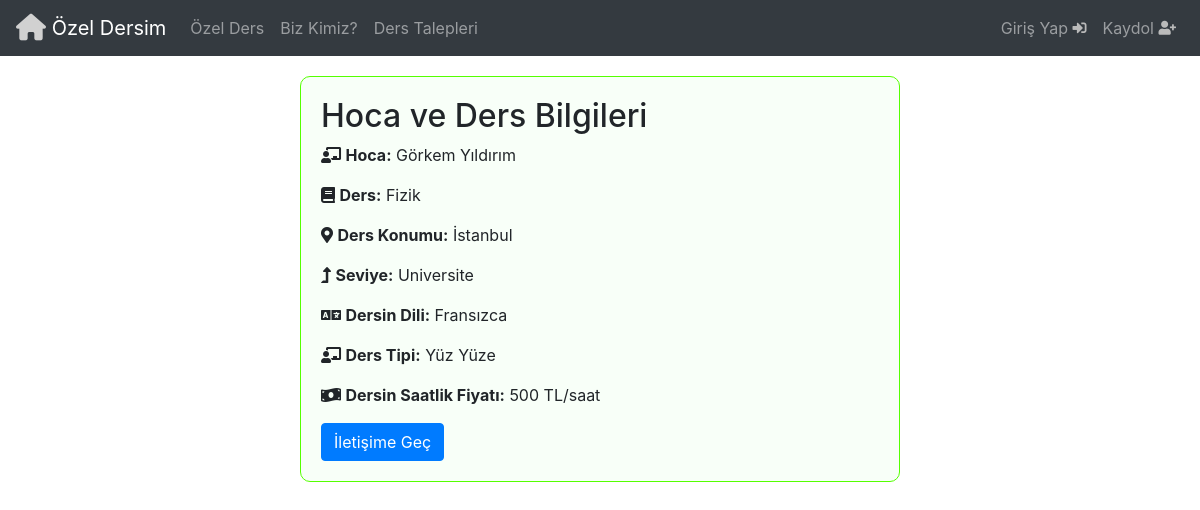
The page /hoca_detay/10 on the database its author committed.
### Base/models.py (models this page shows, shortened)
class VerilenDersler(models.Model):
  seviye = [
    ('İlkokul', 'İlkokul'),
    ('Ortaokul', 'Ortaokul'),
    ('Lise', 'Lise'),
    ('Universite', 'Üniversite'),
    ('Yukseklisans','Yüksek Lisans'),
  ]
  ders_tipleri = [
        ('online', 'Online'),
        ('yuz_yuze', 'Yüz Yüze'),
        ('iksisde', 'Online ve Yüz Yüze'),
    ]
  ders = models.ForeignKey(Ders, on_delete=models.CASCADE)
  saatlik_ucret = models.IntegerField(validators=[MinValueValidator(0)])
  egitmen = models.ForeignKey(User, on_delete=models.CASCADE)
  ders_dili = models.ForeignKey(Dil, on_delete=models.CASCADE)
  sehir = models.ForeignKey(Sehir, on_delete=models.CASCADE)
  ders_seviyesi = models.CharField(max_length=50, choices=seviye)
  ders_tipi = models.CharField(
        max_length=50,
        choices=(('online', 'Online'), ('yuz_yuze', 'Yüz Yüze'), ('iksisde', 'Online ve Yüz Yüze')),
    )

class Ders(models.Model):
  ders = models.CharField(max_length=50)
  def __str__(self) :
    return self.ders

class Sehir(models.Model):
  sehir = models.CharField(max_length=50)
  def __str__(self):
    return self.sehir

class Dil(models.Model):
  dil = models.CharField(max_length=50)
  def __str__(self):
    return self.dil

### Base/views.py (the view)
# urls.py: path('hoca_detay/<str:pk>',views.hoca_detay,name='HocaDetay'),
def hoca_detay(request,pk):
   ders = VerilenDersler.objects.get(id=pk)
   user = ders.egitmen
   profile = Profile.objects.get(user=user)
   if profile.bio:
      has_bio = True
   else:
      has_bio = False
   context = {'ders' : ders, 'user' : user, 'has_bio' : has_bio}
   return render(request,'HocaDetay.html',context)

### Templates/HocaDetay.html (shortened to what this page needs)
{% include 'navbar.html' %}
<!DOCTYPE html>
<html lang="en">
  <head>
    <link
      rel="stylesheet"
      href="https://cdnjs.cloudflare.com/ajax/libs/font-awesome/5.15.4/css/all.min.css"
    />
  </head>
  <body>
    <div class="container">
      <h2>Hoca ve Ders Bilgileri</h2>
      <p><i class="fas fa-chalkboard-teacher"></i> <strong>Hoca:</strong> {{ user.first_name }} {{ user.last_name }}</p>
      <p><i class="fas fa-book"></i> <strong>Ders:</strong> {{ ders.ders }}</p>
      <p><i class="fas fa-map-marker-alt"></i> <strong>Ders Konumu:</strong> {{ ders.sehir }}</p>
      <p><i class="fas fa-level-up-alt"></i> <strong>Seviye:</strong> {{ ders.ders_seviyesi }}</p>
      <p><i class="fas fa-language"></i> <strong>Dersin Dili:</strong> {{ ders.ders_dili }}</p>
      <p><i class="fas fa-chalkboard-teacher"></i> <strong>Ders Tipi:</strong> {{ ders.get_ders_tipi_display }}</p>
      <p><i class="fas fa-money-bill-wave"></i> <strong>Dersin Saatlik Fiyatı:</strong> {{ ders.saatlik_ucret }} TL/saat</p>
      <div class="right-actions">
          {% if request.user.is_authenticated %}
              {% if request.user != ders.egitmen %}
                  <a href="{% url 'IletisimeGec2' ders.id %}" class="btn btn-primary contact-btn">İletişime Geç</a>
              {% endif %}
          {% else %}
              <a href="{% url 'register' %}" class="btn btn-primary contact-btn">İletişime Geç</a>
          {% endif %}
      </div>
  </div>
  </body>
</html>

### Templates/HocaDetay.html (style rules this page uses)
.container { max-width: 600px; margin: 20px auto; padding: 20px; border: 1px solid #55ff00; border-radius: 10px; background-color: #5cf5570a; }

### rows shown on the page
VerilenDersler: ders "Fizik", sehir "İstanbul", ders_seviyesi "Universite", ders_dili "Fransızca", ders_tipi "Yüz Yüze", saatlik_ucret "500"

### other values the page prints
{{ user.first_name }} "Görkem"
{{ user.last_name }} "Yıldırım"
